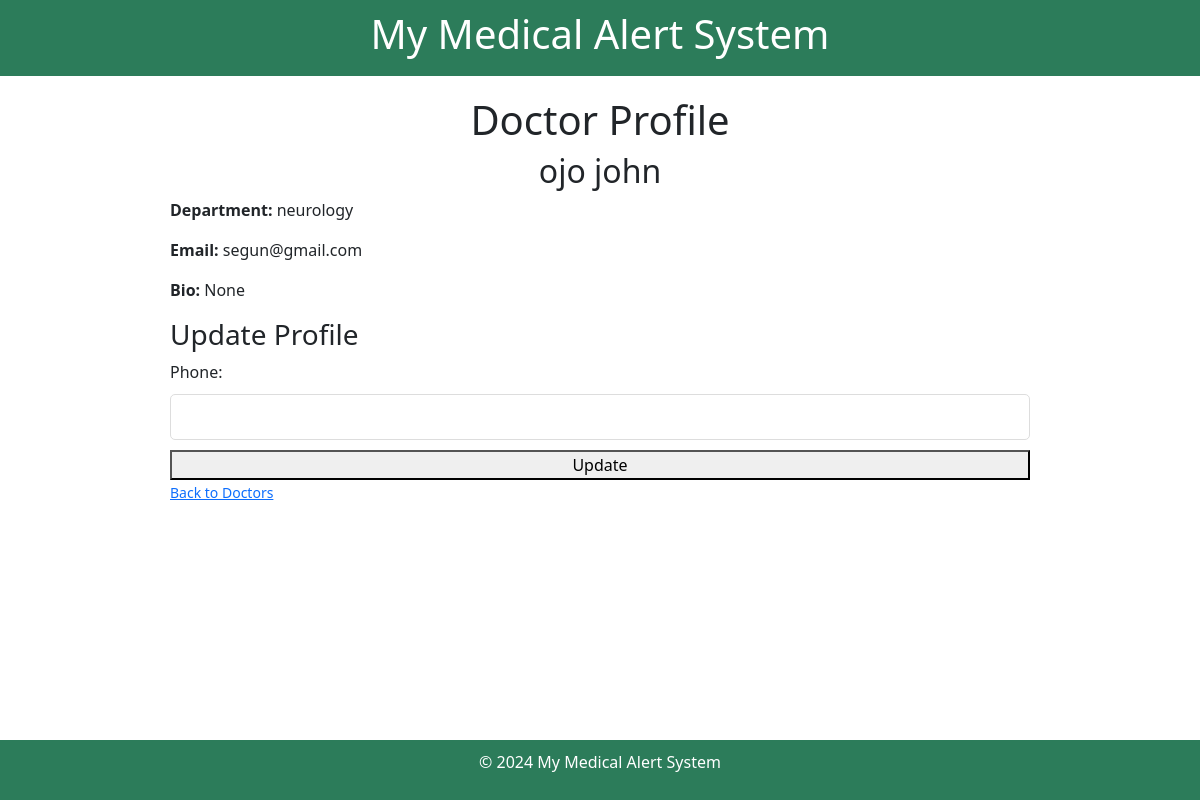
Page /doctor/1/ on the committed database.
### med/models.py (models this page shows, shortened)
class Doctor(models.Model):
    user = models.OneToOneField(User, on_delete=models.CASCADE, related_name='doctor')  # Link to the User model
    name = models.CharField(max_length=255)
    level = models.CharField(max_length=100)  # e.g., Junior, Senior, etc.
    status = models.CharField(max_length=100)  # e.g., Active, Inactive
    phone_number = models.CharField(max_length=20, blank=True, null=True)
    email = models.EmailField(blank=True, null=True)
    bio = models.TextField(blank=True, null=True)
    department = models.CharField(max_length=255)
    specialty = models.CharField(max_length=255, blank=True, null=True)
    is_approved = models.BooleanField(default=False)  # To track if the doctor is approved by admin
    created_at = models.DateTimeField(auto_now_add=True)  # When the doctor was added
    updated_at = models.DateTimeField(auto_now=True)  # When the doctor information was last updated

### med/views.py (the view)
# urls.py: path('doctor/<int:doctor_id>/', views.doctor_profile, name='doctor_profile'),
def doctor_profile(request, doctor_id):
    doctor = get_object_or_404(Doctor, id=doctor_id)
    return render(request, 'med/doctor_profile.html', {'doctor': doctor})

### med/templates/med/doctor_profile.html (shortened to what this page needs)
{% extends 'base.html' %}
{% block content %}
<div class="profile-container">
    <h1>Doctor Profile</h1>
    <h2>{{ doctor.name }}</h2>
    <p><strong>Department:</strong> {{ doctor.department }}</p>
    <p><strong>Email:</strong> {{ doctor.email }}</p>
    <p><strong>Bio:</strong> {{ doctor.bio }}</p>
    <h3>Update Profile</h3>
    <form method="POST" action="{% url 'update_profile' %}">
        <label for="phone">Phone:</label>
        <input type="text" name="phone" id="phone" value="{{ doctor.phone }}" required>
        <button type="submit">Update</button>
    </form>
    <a href="{% url 'doctor_list' %}">Back to Doctors</a>
</div>
{% endblock %}

### med/templates/base.html (shortened to what this page needs)
<!DOCTYPE html>
<html lang="en">
<head>
    {% load static %}
    <link rel="stylesheet" href="{% static 'css/styles.css' %}">
    <link href="https://cdn.jsdelivr.net/npm/bootstrap@5.3.0/dist/css/bootstrap.min.css"
          rel="stylesheet"
>
    <link href="https://cdnjs.cloudflare.com/ajax/libs/font-awesome/5.15.4/css/all.min.css" rel="stylesheet">
</head>
<body>
<header>
    <h1>My Medical Alert System</h1>
</header>
<div class="content">
    {% block content %}
    {% endblock %}
</div>
<footer>
    <p>&copy; 2024 My Medical Alert System</p>
</footer>
</body>
</html>

### med/static/css/styles.css (style rules this page uses)
body { font-family: Arial, sans-serif; background-color: #f7f7f7; margin: 0; padding: 0; }
h1 { text-align: center; color: #333; margin-bottom: 20px; }
h2 { text-align: center; color: #28a745; margin-bottom: 20px; }
input[type="text"], input[type="password"] { width: 100%; padding: 10px; margin: 10px 0; border: 1px solid #ddd; border-radius: 5px; box-sizing: border-box; }
a { text-decoration: none; color: #007bff; font-size: 14px; }
form { display: flex; flex-direction: column; }
a { color: #007bff; text-decoration: none; }

### med/templates/base.html (style rules this page uses)
body { font-family: Arial, sans-serif; background-color: #f4f4f4; margin: 0; padding: 0; }
header { background-color: #2c7c5a; padding: 10px 0; text-align: center; color: white; }
.content { margin: 0 auto; max-width: 900px; padding: 20px; }
footer { background-color: #2c7c5a; padding: 10px 0; text-align: center; color: white; position: fixed; bottom: 0; width: 100%; }

### rows in the picture
Doctor: name "ojo john", department "neurology", email "segun@gmail.com", bio "None"
